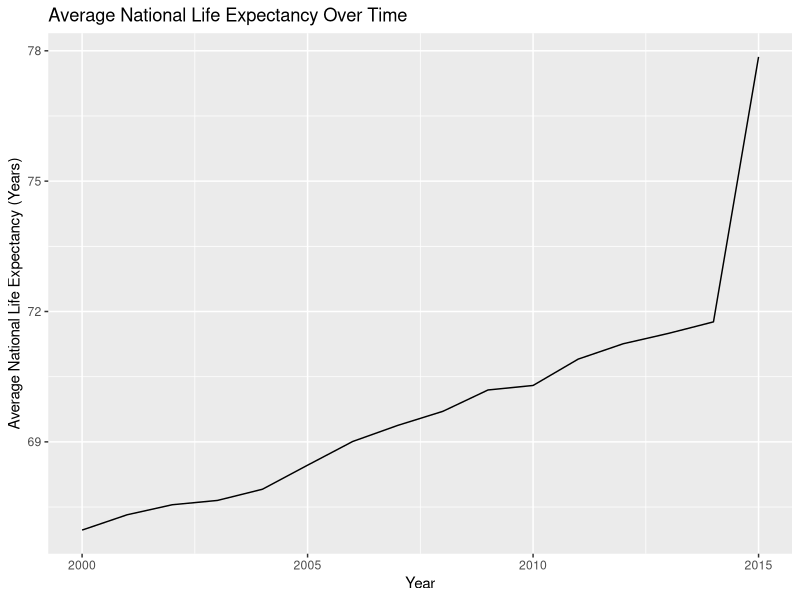
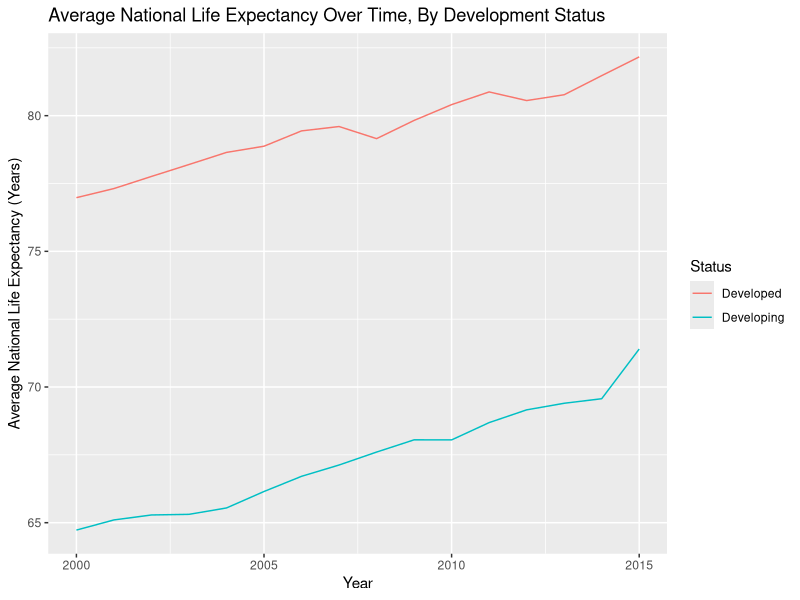
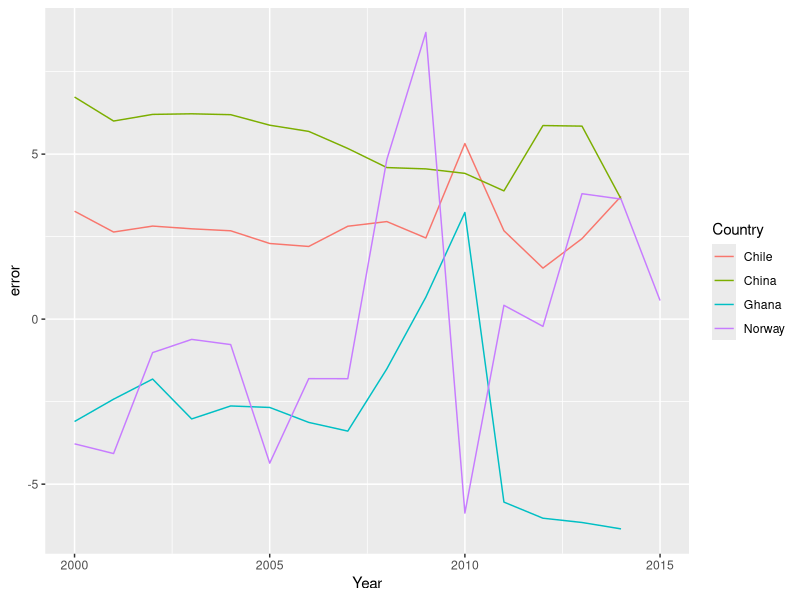
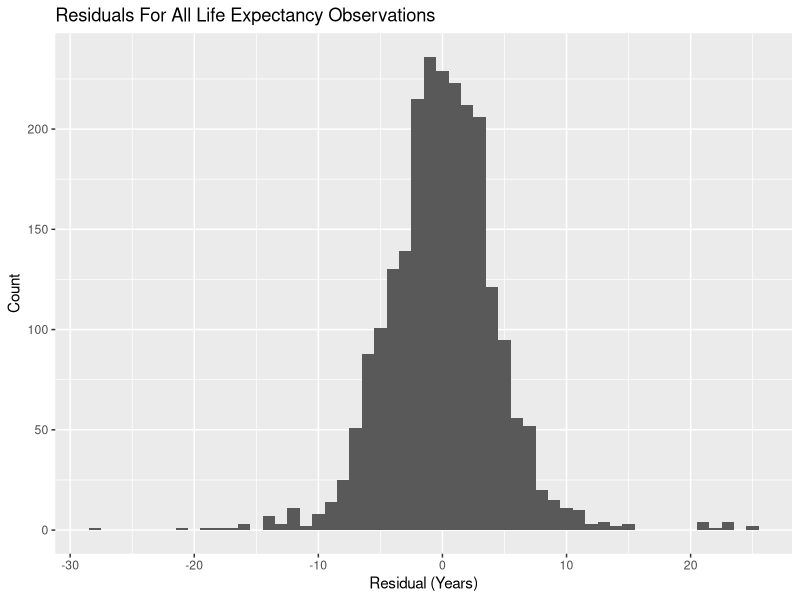
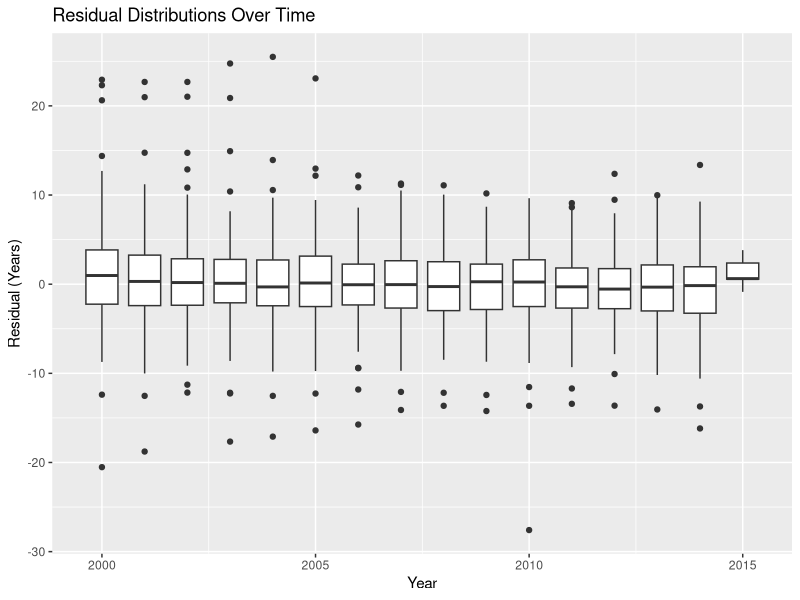
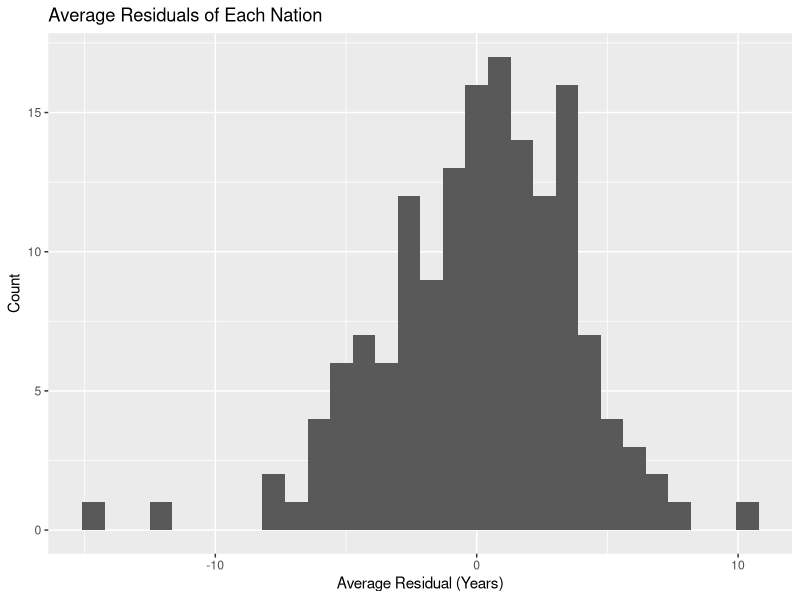
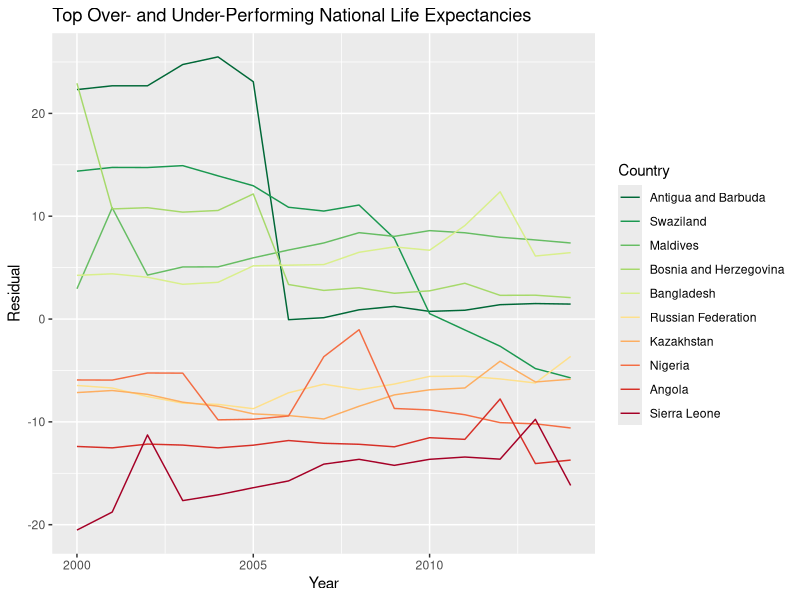

These figures' R source, in order:
## ---- chunk 1
knitr::opts_chunk$set(echo = TRUE)
## ---- chunk 2
library(tidyverse)

data <- read_csv("life_CLEAN.csv")
data
## ---- chunk 3
year_averages <- aggregate(Life.expectancy ~ Year, data = data, FUN = mean)

ggplot(data = year_averages) +
  geom_line(mapping = aes(x = Year, y = Life.expectancy)) +
  labs(title = "Average National Life Expectancy Over Time",
       x = "Year",
       y = "Average National Life Expectancy (Years)")
# savefig("life_expectancy__year.png")

summary(lm(Life.expectancy ~ Year, data = year_averages))
## ---- chunk 4
status_averages <- aggregate(Life.expectancy ~ Year + Status, data = data, FUN = mean)

ggplot(data = status_averages) +
  geom_line(mapping = aes(x = Year, y = Life.expectancy, color = Status)) +
  labs(title = "Average National Life Expectancy Over Time, By Development Status",
       x = "Year",
       y = "Average National Life Expectancy (Years)")
## ---- chunk 5
data$Status.proxy <- as.integer(factor(data$Status, levels = c("Developing",
                                                               "Developed"),
                                       labels = c(0, 1))) - 1
summary(lm(Life.expectancy ~ Status.proxy + Year, data = data))
## ---- chunk 6
model <- lm(Life.expectancy ~ Schooling + GDP + Alcohol + BMI +
              percentage.expenditure + Income.composition.of.resources +
              HIV.AIDS + thinness.5.9.years + thinness.10.19.years, data = data)
summary(model)
## ---- chunk 7
data$y.hat <- predict(model, data)
data$error <- data$Life.expectancy - data$y.hat

country_subset <- c("Norway", "China", "Ghana", "Chile", "Vietnam")
ggplot(data = data[which(data$Country %in% country_subset), ]) +
  geom_line(mapping = aes(x = Year, y = error, color = Country))
## ---- chunk 8
ggplot(data = data) +
  geom_histogram(mapping = aes(x = error), binwidth = 1) +
  labs(title = "Residuals For All Life Expectancy Observations",
       x = "Residual (Years)",
       y = "Count")

ggplot(data = data) +
  geom_boxplot(mapping = aes(x = Year, group = Year, y = error)) +
  labs(title = "Residual Distributions Over Time",
       x = "Year",
       y = "Residual (Years)")
## ---- chunk 9
# av_error <- aggregate(error ~ Country, data = data, FUN = mean)
rse <- summary(model)$sigma
av_error <- data %>%
  group_by(Country) %>%
  summarize(count = n(), total_error = sum(error), mean_error = total_error / count) %>%
  mutate(p_val = pnorm(abs(total_error), mean = 0, sd = sqrt(count) * rse, lower.tail = FALSE))

(signif_error <- av_error %>%
    filter(p_val < 0.001) %>%
    arrange(p_val))

ggplot(data = av_error) +
  geom_histogram(mapping = aes(x = mean_error)) +
  labs(title = "Average Residuals of Each Nation",
       x = "Average Residual (Years)",
       y = "Count")
## ---- chunk 10
outlier_order <- c(head(order(av_error$mean_error, decreasing = TRUE), 5),
                   tail(order(av_error$mean_error, decreasing = TRUE), 5))
av_error$over.rank <- order(av_error$mean_error, decreasing = TRUE)
outliers <- av_error$Country[outlier_order]
print(paste0(c("Top Over-perfomers: ", outliers[1:5])))
print(paste0(c("Top Under-perfomers: ", outliers[10:6])))
outlier_data <- data[which(data$Country %in% outliers), ]
outlier_data$Country <- factor(outlier_data$Country, levels = outliers)

ggplot(data = outlier_data) +
  geom_line(mapping = aes(x = Year, y = error, color = Country)) +
  scale_color_brewer(palette = "RdYlGn", direction = -1) +
  labs(title = "Top Over- and Under-Performing National Life Expectancies",
       x = "Year",
       y = "Residual")
## ---- chunk 11

